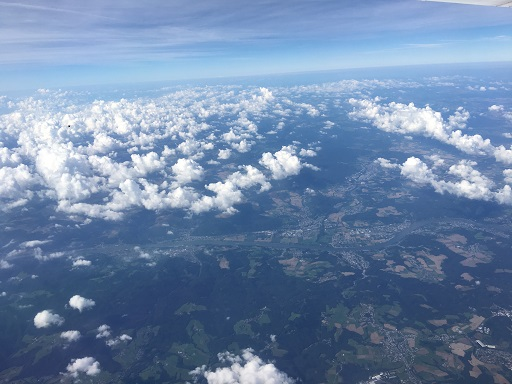
#> input picture clouds.jpg, 512 x 384 px, given in place of the camera
$ python 'santosh hero.py'
#> lines starting #> are read from the running program, lines starting #| are printed output that depends on the picture; after the words box and inside, x2 and y2 are one past the last pixel; in counts of white or black regions, pixels touching at a corner belong together
import cv2
import numpy as np
from matplotlib import pyplot as plt


# capture frames from a camera
cap = cv2.VideoCapture(0)
#cv2.waitKey(500)
# loop runs if capturing has been initialized
while (1):
    ret, frame = cap.read()
#> frame is the input picture: shape (384, 512, 3); mean B, G, R 167.8, 134.4, 110.1
    edges = cv2.Canny(frame,100,200)
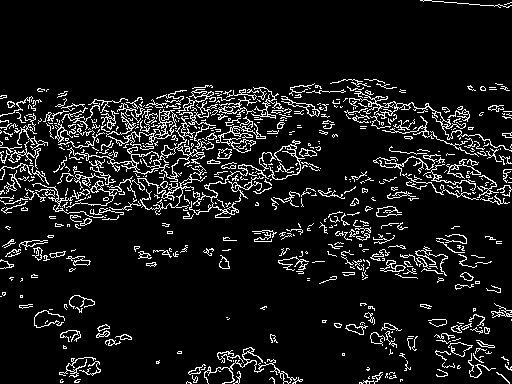
#> edges: shape (384, 512); 9.2% white in thin lines or dots
    kernel = np.ones((5,5),np.uint8)
    closing = cv2.morphologyEx(edges, cv2.MORPH_CLOSE, kernel)
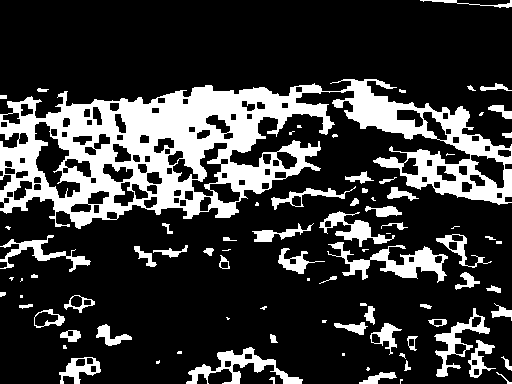
#> closing: shape (384, 512); 22.2% white; 85 white regions (27 under 20 px)

    contours, hierarchy = cv2.findContours(edges, cv2.RETR_TREE, cv2.CHAIN_APPROX_SIMPLE);
#> contours = 868 contours, 736 with area under 20; largest, box (x1, y1, x2, y2) and area: (67, 116, 205, 182) 762, (108, 109, 180, 150) 432, (158, 147, 190, 179) 374, (349, 91, 512, 152) 222, (159, 110, 176, 136) 188
    img = cv2.drawContours(frame, contours, -1, (0,0,255), 3)
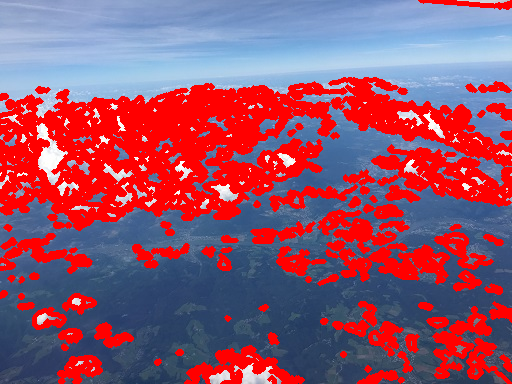
#> img: shape (384, 512, 3); mean B, G, R 108.9, 84.1, 148.9

    cv2.imshow("hellboy",edges)
    cv2.imshow("hello",closing)

    #cv2.imshow("hellboy",img)
    # Wait for Esc key to stop
    k = cv2.waitKey(5) & 0xFF
#> (key Esc is pressed here)
    if k == 27:
        break

# Close the window
cap.release()
# De-allocate any associated memory usage
cv2.destroyAllWindows()

$ run again, on road.jpg
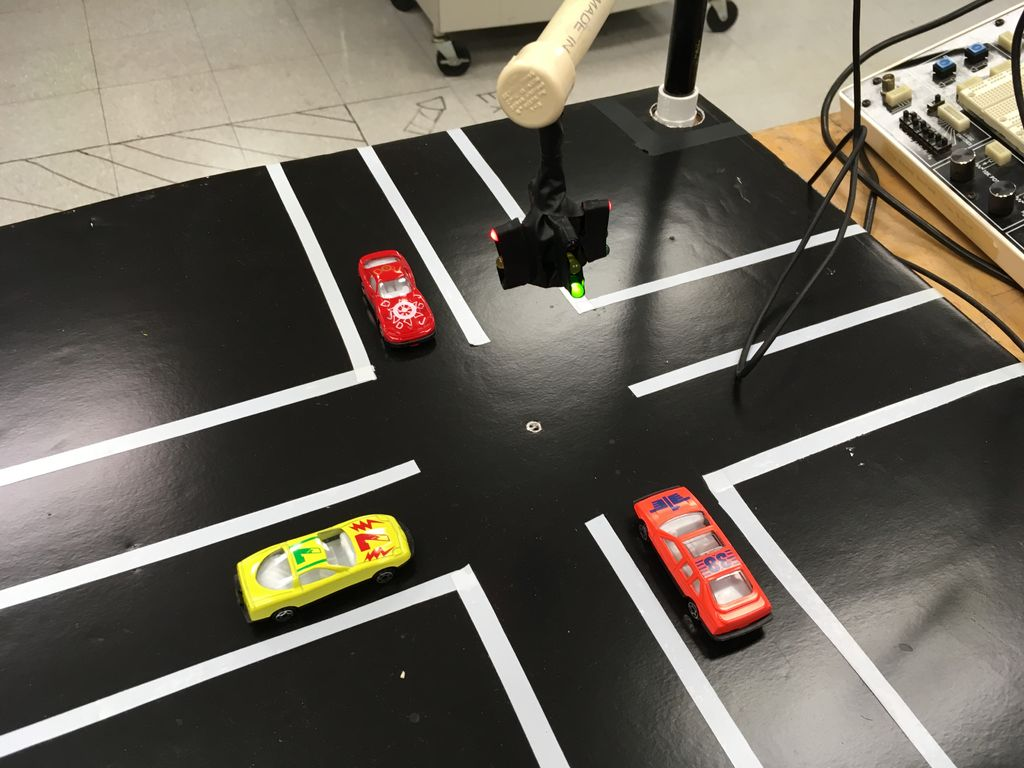
#> input picture road.jpg, 1024 x 768 px, given in place of the camera
#> frame is the input picture: shape (768, 1024, 3); mean B, G, R 88.3, 98.7, 104.8
#> `edges = cv2.Canny(frame,100,200)`:
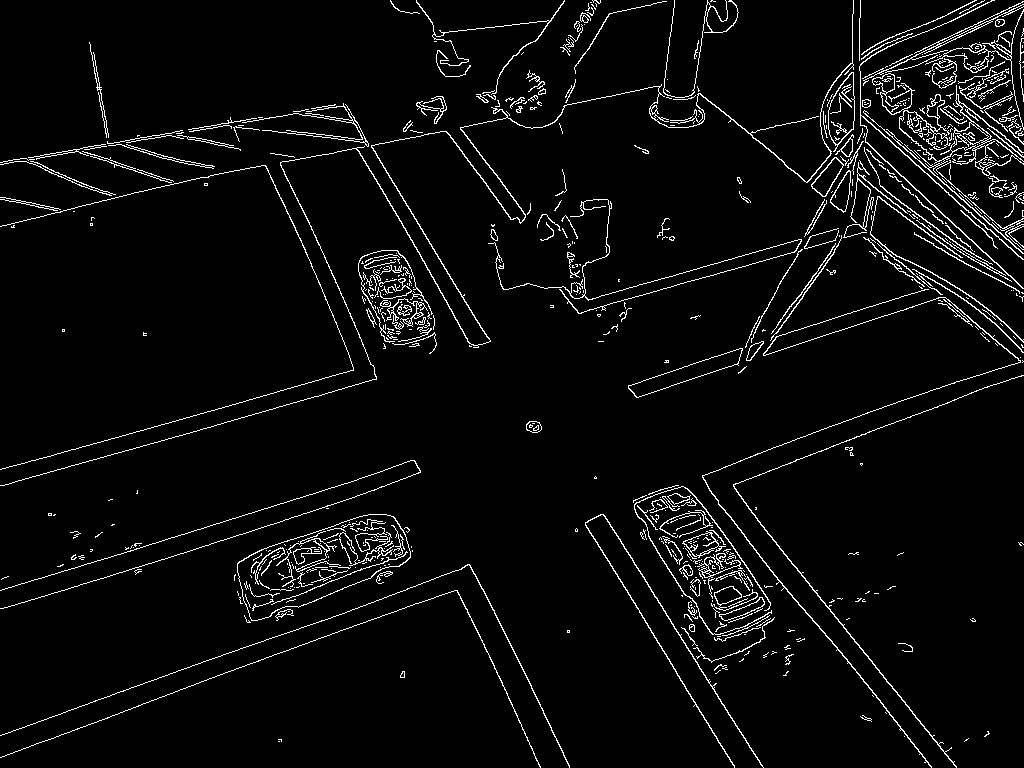
#> edges: shape (768, 1024); 4.2% white in thin lines or dots
#> closing: shape (768, 1024); 8.2% white; 77 white regions (37 under 20 px)
#> contours = 865 contours, 726 with area under 20; largest, box (x1, y1, x2, y2) and area: (237, 514, 411, 621) 10376, (237, 514, 411, 621) 10316, (863, 73, 1024, 254) 1632, (628, 348, 743, 398) 1574, (628, 348, 743, 398) 1562
#> `img = cv2.drawContours(frame, contours, -1, (0,0,255), 3)`:
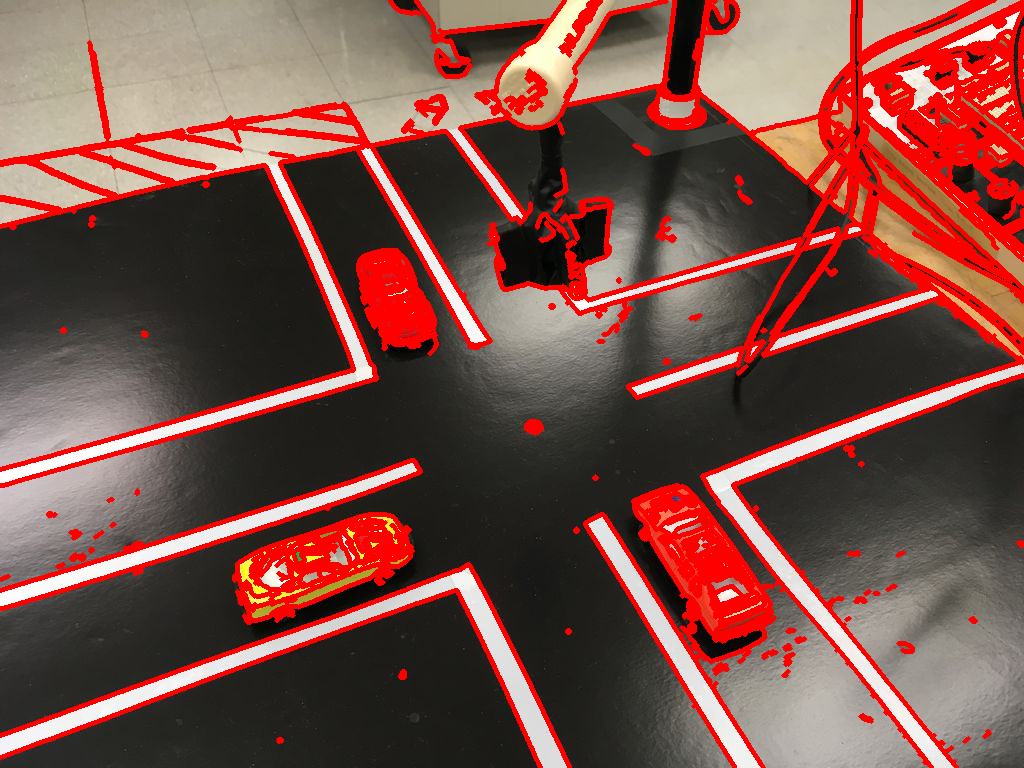
#> img: shape (768, 1024, 3); mean B, G, R 70.9, 78.2, 122.1

$ run again, on traffic.png
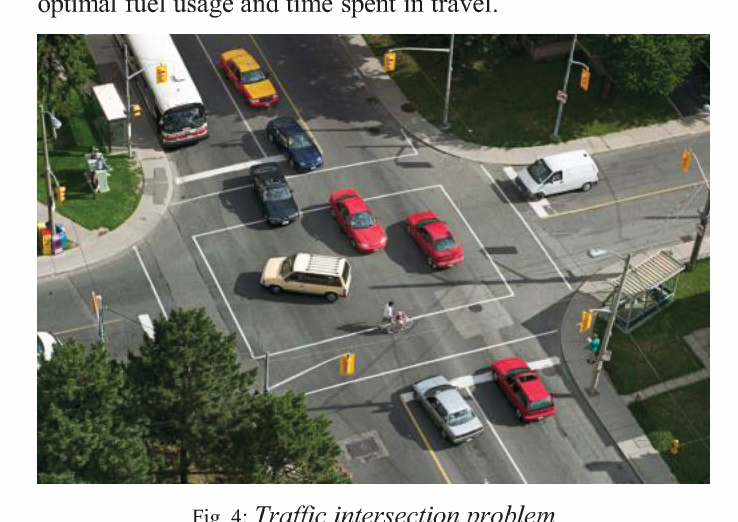
#> input picture traffic.png, 738 x 522 px, given in place of the camera
#> frame is the input picture: shape (522, 738, 3); mean B, G, R 121, 129.9, 128.8
#> `edges = cv2.Canny(frame,100,200)`:
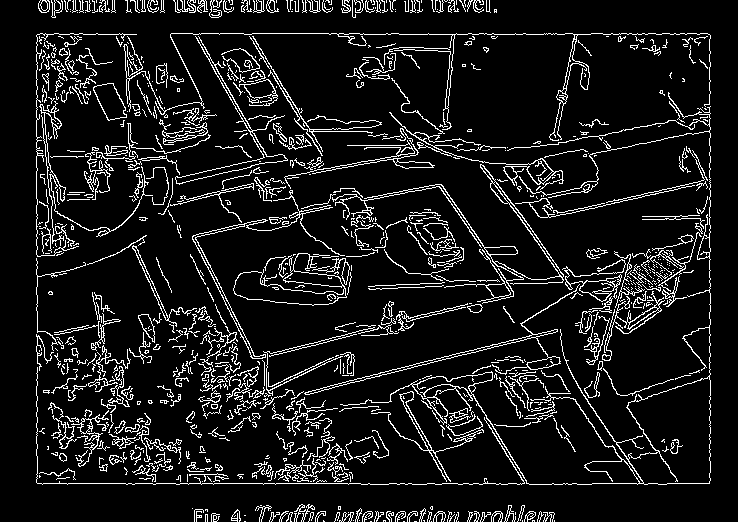
#> edges: shape (522, 738); 9.7% white in thin lines or dots
#> closing: shape (522, 738); 20.9% white; 44 white regions (13 under 20 px)
#> contours = 1147 contours, 970 with area under 20; largest, box (x1, y1, x2, y2) and area: (340, 92, 711, 485) 8360, (627, 376, 711, 485) 6722, (233, 253, 347, 306) 2338, (233, 271, 347, 306) 1700, (175, 36, 288, 185) 1004
#> `img = cv2.drawContours(frame, contours, -1, (0,0,255), 3)`:
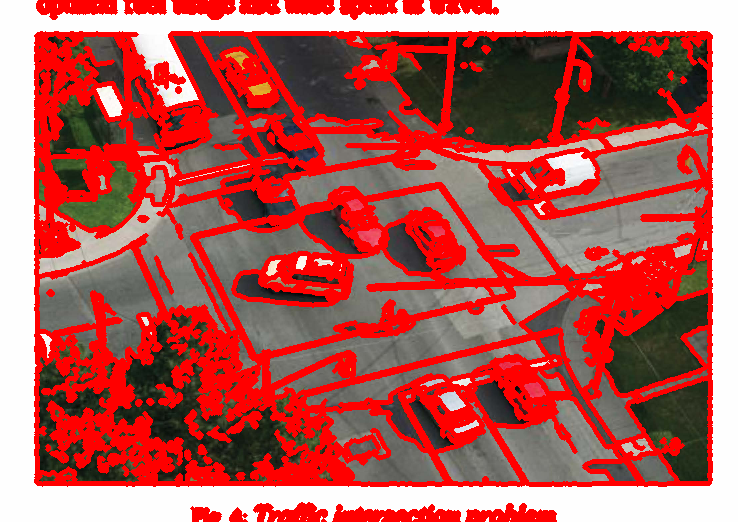
#> img: shape (522, 738, 3); mean B, G, R 84.6, 89.4, 178
